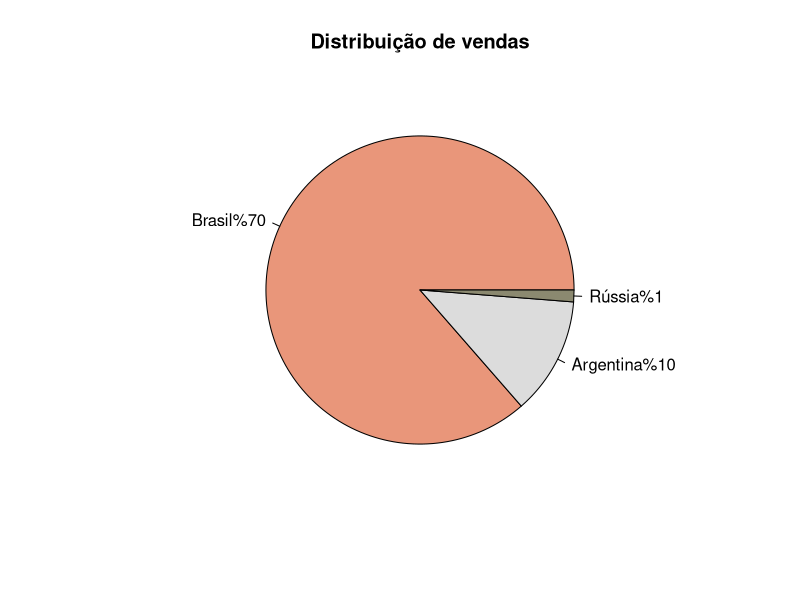
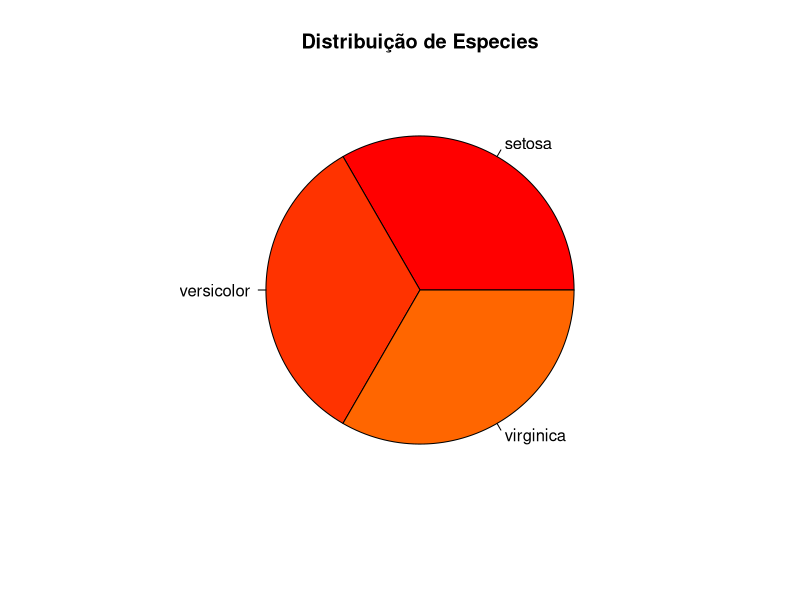
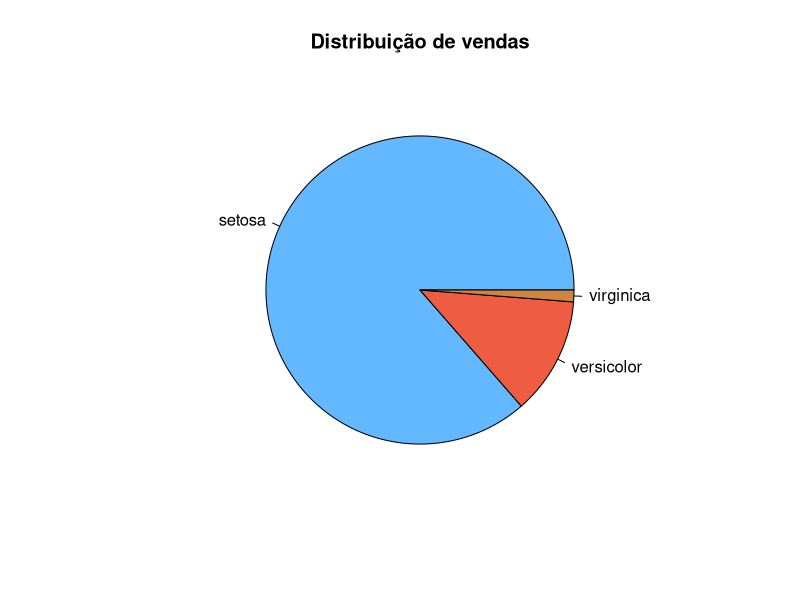
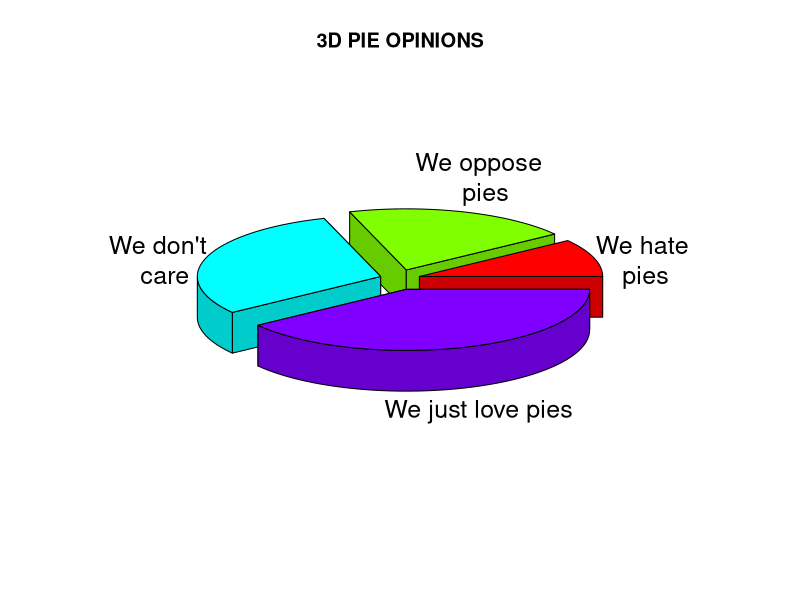
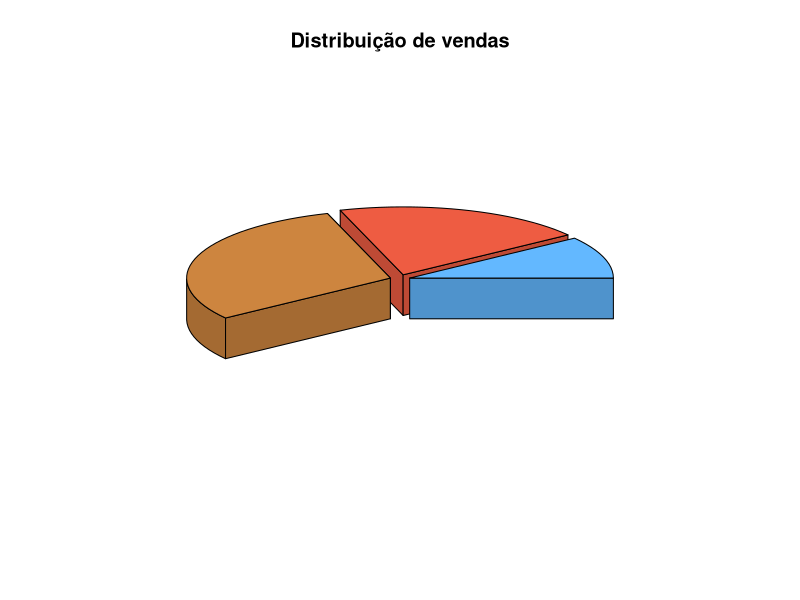

Write R code to recreate these figures, in order. (Note: this script raises an error after producing the figures.)


?pie


#criando fatias

fatias = c(70,10,1)
fatias

paises = c("Brasil","Argentina","Rússia")
paises = paste(paises,"%", fatias, sep = "")
paises

pie(fatias, labels = paises, col = c("darksalmon","gainsboro", "lemonchiffon4"), main = "Distribuição de vendas")


 

#trabalhando com dataframe

?iris
attach(iris)
values = table(Species)
labels = paste(names(values))
iris
pie(values, labels = labels, main = "Distribuição de Especies" , col = rainbow(30))

install.packages("plotrix")
library(plotrix)
pie(fatias, labels, explode=0.05, col =  c("steelblue1","tomato2","tan3"), main = "Distribuição de vendas")


install.packages("plotrix")
library(plotrix)

pieval<-c(2,4,6,8)
pielabels<-
  c("We hate\n pies","We oppose\n  pies","We don't\n  care","We just love pies")
# grab the radial positions of the labels
lp<-pie3D(pieval,radius=0.9,labels=pielabels,explode=0.1,main="3D PIE OPINIONS")
# lengthen the last label and move it to the left
pielabels[4]<-"We cannot survive without our pies"
lp[4]<-4.8

pieval<-c(2,4,6,8)

# specify some new colors
pie3D(pieval,labels=paises,main="Distribuição de vendas",explode = 0.05,
      col=c("steelblue1","tomato2","tan3",main="Distribuição de vendas"))
